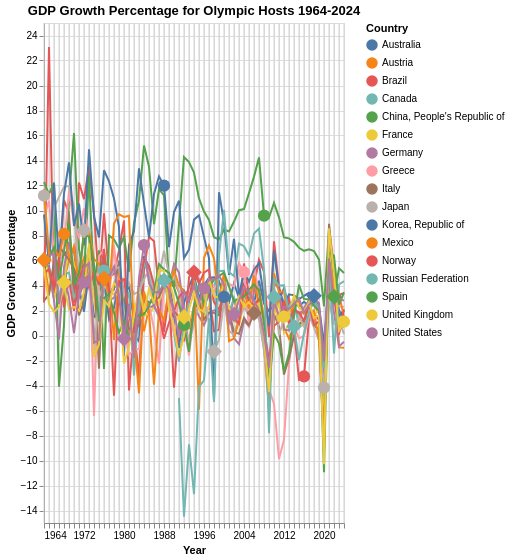

Vega-Lite specification stored for this chart:
### Vega-Lite specification from a JSON file in a GitHub repository (floating-point values rounded to 4 significant figures; data arrays with more than 128 entries replaced by an {"elided": "..."} marker saying what was removed)
{"config": {"view": {"continuousWidth": 300, "continuousHeight": 300}}, "layer": [{"mark": {"type": "rule", "color": "lightgray"}, "encoding": {"tooltip": [{"field": "Year", "format": "%Y", "title": "Year", "type": "temporal"}, {"field": "Australia", "type": "quantitative"}, {"field": "Austria", "type": "quantitative"}, {"field": "Brazil", "type": "quantitative"}, {"field": "Canada", "type": "quantitative"}, {"field": "China, People\\'s Republic of", "type": "quantitative"}, {"field": "France", "type": "quantitative"}, {"field": "Germany", "type": "quantitative"}, {"field": "Greece", "type": "quantitative"}, {"field": "Italy", "type": "quantitative"}, {"field": "Japan", "type": "quantitative"}, {"field": "Korea, Republic of", "type": "quantitative"}, {"field": "Mexico", "type": "quantitative"}, {"field": "Norway", "type": "quantitative"}, {"field": "Russian Federation", "type": "quantitative"}, {"field": "Spain", "type": "quantitative"}, {"field": "United Kingdom", "type": "quantitative"}, {"field": "United States", "type": "quantitative"}], "x": {"field": "Year", "type": "temporal"}}, "name": "view_15", "transform": [{"pivot": "Country", "value": "GDP Growth Percentage", "groupby": ["Year"]}]}, {"mark": {"type": "line"}, "encoding": {"color": {"field": "Country", "type": "nominal"}, "opacity": {"condition": {"param": "param_18", "value": 1.0}, "value": 0.1}, "x": {"axis": {"format": "%Y", "tickCount": "year", "tickMinStep": 2}, "field": "Year", "type": "temporal"}, "y": {"field": "GDP Growth Percentage", "type": "quantitative"}}, "name": "view_16", "title": "GDP Growth Percentage for Olympic Hosts 1964-2024"}, {"mark": {"type": "point", "filled": true, "opacity": 1, "size": 150}, "encoding": {"color": {"field": "Country", "type": "nominal"}, "opacity": {"condition": {"param": "param_18", "value": 1.0}, "value": 0.1}, "x": {"field": "Year", "type": "temporal"}, "y": {"field": "GDP Growth Percentage", "type": "quantitative"}}, "transform": [{"filter": "(year(datum.Year) === 1964 && datum.Country === \"Japan\") || (year(datum.Year) === 1968 && datum.Country === \"Mexico\") || (year(datum.Year) === 1972 && datum.Country === \"Germany\") || (year(datum.Year) === 1976 && datum.Country === \"Canada\") || (year(datum.Year) === 1980 && datum.Country === \"Russian Federation\") || (year(datum.Year) === 1984 && datum.Country === \"United States\") || (year(datum.Year) === 1988 && datum.Country === \"Korea, Republic of\") || (year(datum.Year) === 1992 && datum.Country === \"Spain\") || (year(datum.Year) === 1996 && datum.Country === \"United States\") || (year(datum.Year) === 2000 && datum.Country === \"Australia\") || (year(datum.Year) === 2004 && datum.Country === \"Greece\") || (year(datum.Year) === 2008 && datum.Country === \"China, People's Republic of\") || (year(datum.Year) === 2012 && datum.Country === \"United Kingdom\") || (year(datum.Year) === 2016 && datum.Country === \"Brazil\") || (year(datum.Year) === 2020 && datum.Country === \"Japan\") || (year(datum.Year) === 2024 && datum.Country === \"France\") "}]}, {"mark": {"type": "point", "filled": true, "opacity": 1, "shape": "diamond", "size": 250}, "encoding": {"color": {"field": "Country", "type": "nominal"}, "opacity": {"condition": {"param": "param_18", "value": 1.0}, "value": 0.1}, "x": {"field": "Year", "type": "temporal"}, "y": {"field": "GDP Growth Percentage", "type": "quantitative"}}, "transform": [{"filter": "(year(datum.Year) === 1964 && datum.Country === \"Austria\") || (year(datum.Year) === 1968 && datum.Country === \"France\") || (year(datum.Year) === 1972 && datum.Country === \"Japan\") || (year(datum.Year) === 1976 && datum.Country === \"Austria\") || (year(datum.Year) === 1980 && datum.Country === \"United States\") || (year(datum.Year) === 1984 && datum.Country === \"Yugoslavia\") || (year(datum.Year) === 1988 && datum.Country === \"Canada\") || (year(datum.Year) === 1992 && datum.Country === \"France\") || (year(datum.Year) === 1994 && datum.Country === \"Norway\") || (year(datum.Year) === 1998 && datum.Country === \"Japan\") || (year(datum.Year) === 2002 && datum.Country === \"United States\") || (year(datum.Year) === 2006 && datum.Country === \"Italy\") || (year(datum.Year) === 2010 && datum.Country === \"Canada\") || (year(datum.Year) === 2014 && datum.Country === \"Russian Federation\") || (year(datum.Year) === 2018 && datum.Country === \"Korea, Republic of\") || (year(datum.Year) === 2022 && datum.Country === \"China, People's Republic of\") || (year(datum.Year) === 2026 && datum.Country === \"Italy\") "}]}], "data": {"name": "data-8004d030bb05def0494216be3dfe087b"}, "height": 500, "params": [{"name": "param_19", "select": {"type": "point", "clear": "mouseout", "fields": ["Year"], "nearest": true, "on": "mouseover"}, "views": ["view_15"]}, {"name": "param_18", "select": {"type": "point", "fields": ["Country"]}, "bind": "legend", "views": ["view_16"]}, {"name": "cursor", "expr": "data('param_18') ? 'pointer' : 'default'", "value": "default"}], "width": "container", "$schema": "https://vega.github.io/schema/vega-lite/v5.20.1.json", "datasets": {"data-8004d030bb05def0494216be3dfe087b": {"elided": "1037 records"}}}
